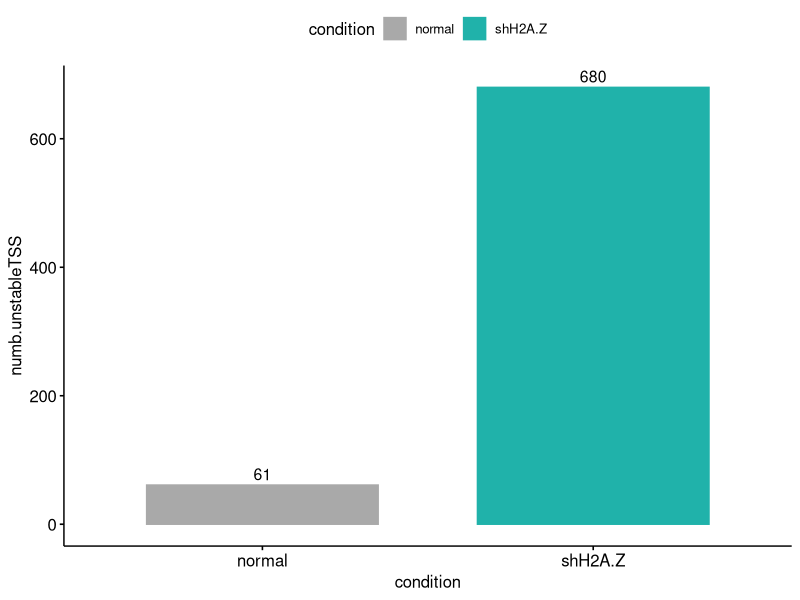

Write R code to recreate this figure.
#!/usr/bin/env Rscript 

library(ggplot2)
library(ggpubr)

# Import Data -------------------------------------------------------------

setwd("/Volumes/PromisePegasus/_Research_/nucMACC_H2AZ/TSSplots/")

df<-data.frame(numb.unstableTSS=c(61,680),
           condition=c("normal", "shH2A.Z"))

pdf("Barplot_enrich_unstable_TSS_unique.pdf", width=3, height = 4)
    ggbarplot(df, x = "condition", y = "numb.unstableTSS",
          fill = "condition", label = TRUE,color = "condition",
          palette = c("darkgrey","lightseagreen"))
dev.off()
